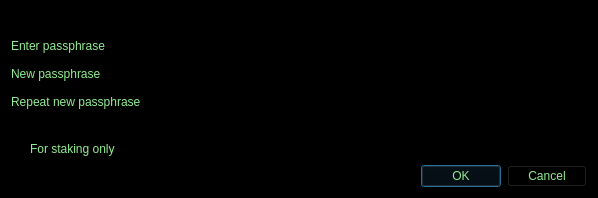
<?xml version="1.0" encoding="UTF-8"?>
<ui version="4.0">
 <class>AskPassphraseDialog</class>
 <widget class="QDialog" name="AskPassphraseDialog">
  <property name="geometry">
   <rect>
    <x>0</x>
    <y>0</y>
    <width>598</width>
    <height>198</height>
   </rect>
  </property>
  <property name="sizePolicy">
   <sizepolicy hsizetype="Preferred" vsizetype="Minimum">
    <horstretch>0</horstretch>
    <verstretch>0</verstretch>
   </sizepolicy>
  </property>
  <property name="minimumSize">
   <size>
    <width>550</width>
    <height>0</height>
   </size>
  </property>
  <property name="windowTitle">
   <string>Passphrase Dialog</string>
  </property>
  <property name="styleSheet">
   <string notr="true">background-color:black;color:lightgreen</string>
  </property>
  <layout class="QVBoxLayout" name="verticalLayout">
   <item>
    <widget class="QLabel" name="warningLabel">
     <property name="textFormat">
      <enum>Qt::RichText</enum>
     </property>
     <property name="wordWrap">
      <bool>true</bool>
     </property>
    </widget>
   </item>
   <item>
    <layout class="QFormLayout" name="formLayout">
     <property name="fieldGrowthPolicy">
      <enum>QFormLayout::AllNonFixedFieldsGrow</enum>
     </property>
     <item row="0" column="0">
      <widget class="QLabel" name="passLabel1">
       <property name="text">
        <string>Enter passphrase</string>
       </property>
      </widget>
     </item>
     <item row="0" column="1">
      <widget class="QLineEdit" name="passEdit1">
       <property name="echoMode">
        <enum>QLineEdit::Password</enum>
       </property>
      </widget>
     </item>
     <item row="1" column="0">
      <widget class="QLabel" name="passLabel2">
       <property name="text">
        <string>New passphrase</string>
       </property>
      </widget>
     </item>
     <item row="1" column="1">
      <widget class="QLineEdit" name="passEdit2">
       <property name="echoMode">
        <enum>QLineEdit::Password</enum>
       </property>
      </widget>
     </item>
     <item row="2" column="0">
      <widget class="QLabel" name="passLabel3">
       <property name="text">
        <string>Repeat new passphrase</string>
       </property>
      </widget>
     </item>
     <item row="2" column="1">
      <widget class="QLineEdit" name="passEdit3">
       <property name="echoMode">
        <enum>QLineEdit::Password</enum>
       </property>
      </widget>
     </item>
     <item row="3" column="1">
      <widget class="QLabel" name="capsLabel">
       <property name="font">
        <font>
         <weight>75</weight>
         <bold>true</bold>
        </font>
       </property>
       <property name="text">
        <string/>
       </property>
       <property name="alignment">
        <set>Qt::AlignCenter</set>
       </property>
      </widget>
     </item>
     <item row="4" column="0">
      <widget class="QCheckBox" name="stakingCheckBox">
       <property name="enabled">
        <bool>true</bool>
       </property>
       <property name="visible">
        <bool>false</bool>
       </property>
       <property name="toolTip">
        <string>Serves to disable the trivial sendmoney when OS account compromised. Provides no real security.</string>
       </property>
       <property name="text">
        <string>For staking only</string>
       </property>
      </widget>
     </item>
    </layout>
   </item>
   <item>
    <widget class="QDialogButtonBox" name="buttonBox">
     <property name="orientation">
      <enum>Qt::Horizontal</enum>
     </property>
     <property name="standardButtons">
      <set>QDialogButtonBox::Cancel|QDialogButtonBox::Ok</set>
     </property>
    </widget>
   </item>
  </layout>
 </widget>
 <resources/>
 <connections>
  <connection>
   <sender>buttonBox</sender>
   <signal>accepted()</signal>
   <receiver>AskPassphraseDialog</receiver>
   <slot>accept()</slot>
   <hints>
    <hint type="sourcelabel">
     <x>248</x>
     <y>254</y>
    </hint>
    <hint type="destinationlabel">
     <x>157</x>
     <y>274</y>
    </hint>
   </hints>
  </connection>
  <connection>
   <sender>buttonBox</sender>
   <signal>rejected()</signal>
   <receiver>AskPassphraseDialog</receiver>
   <slot>reject()</slot>
   <hints>
    <hint type="sourcelabel">
     <x>316</x>
     <y>260</y>
    </hint>
    <hint type="destinationlabel">
     <x>286</x>
     <y>274</y>
    </hint>
   </hints>
  </connection>
 </connections>
</ui>
